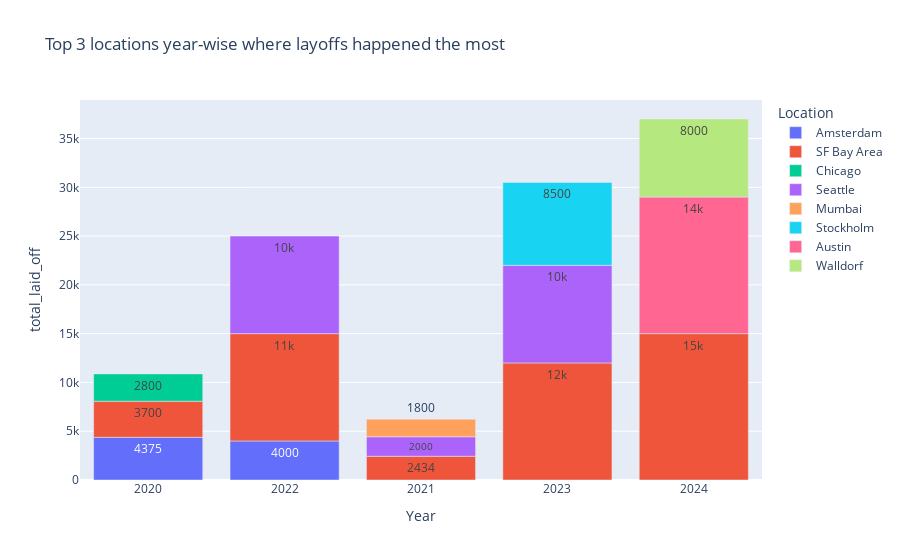

Notebook code cell kept with this figure:
### Code cell
px.bar(top_3_loction_year_wise3,x='Year',y='total_laid_off',color='Location', title='Top 3 locations year-wise where layoffs happened the most',text_auto=True)

### Figure 1 — Plotly figure (JSON) as saved in the notebook; plotly's stock layout.template omitted (floating-point values rounded to 4 significant figures)
{"data": [{"alignmentgroup": "True", "hovertemplate": "Location=Amsterdam<br>Year=%{x}<br>total_laid_off=%{y}<extra></extra>", "legendgroup": "Amsterdam", "marker": {"color": "#636efa", "pattern": {"shape": ""}}, "name": "Amsterdam", "offsetgroup": "Amsterdam", "orientation": "v", "showlegend": true, "textposition": "auto", "texttemplate": "%{y}", "type": "bar", "x": ["2020", "2022"], "xaxis": "x", "y": [4375, 4000], "yaxis": "y"}, {"alignmentgroup": "True", "hovertemplate": "Location=SF Bay Area<br>Year=%{x}<br>total_laid_off=%{y}<extra></extra>", "legendgroup": "SF Bay Area", "marker": {"color": "#EF553B", "pattern": {"shape": ""}}, "name": "SF Bay Area", "offsetgroup": "SF Bay Area", "orientation": "v", "showlegend": true, "textposition": "auto", "texttemplate": "%{y}", "type": "bar", "x": ["2020", "2021", "2022", "2023", "2024"], "xaxis": "x", "y": [3700, 2434, 11000, 12000, 15000], "yaxis": "y"}, {"alignmentgroup": "True", "hovertemplate": "Location=Chicago<br>Year=%{x}<br>total_laid_off=%{y}<extra></extra>", "legendgroup": "Chicago", "marker": {"color": "#00cc96", "pattern": {"shape": ""}}, "name": "Chicago", "offsetgroup": "Chicago", "orientation": "v", "showlegend": true, "textposition": "auto", "texttemplate": "%{y}", "type": "bar", "x": ["2020"], "xaxis": "x", "y": [2800], "yaxis": "y"}, {"alignmentgroup": "True", "hovertemplate": "Location=Seattle<br>Year=%{x}<br>total_laid_off=%{y}<extra></extra>", "legendgroup": "Seattle", "marker": {"color": "#ab63fa", "pattern": {"shape": ""}}, "name": "Seattle", "offsetgroup": "Seattle", "orientation": "v", "showlegend": true, "textposition": "auto", "texttemplate": "%{y}", "type": "bar", "x": ["2021", "2022", "2023"], "xaxis": "x", "y": [2000, 10000, 10000], "yaxis": "y"}, {"alignmentgroup": "True", "hovertemplate": "Location=Mumbai<br>Year=%{x}<br>total_laid_off=%{y}<extra></extra>", "legendgroup": "Mumbai", "marker": {"color": "#FFA15A", "pattern": {"shape": ""}}, "name": "Mumbai", "offsetgroup": "Mumbai", "orientation": "v", "showlegend": true, "textposition": "auto", "texttemplate": "%{y}", "type": "bar", "x": ["2021"], "xaxis": "x", "y": [1800], "yaxis": "y"}, {"alignmentgroup": "True", "hovertemplate": "Location=Stockholm<br>Year=%{x}<br>total_laid_off=%{y}<extra></extra>", "legendgroup": "Stockholm", "marker": {"color": "#19d3f3", "pattern": {"shape": ""}}, "name": "Stockholm", "offsetgroup": "Stockholm", "orientation": "v", "showlegend": true, "textposition": "auto", "texttemplate": "%{y}", "type": "bar", "x": ["2023"], "xaxis": "x", "y": [8500], "yaxis": "y"}, {"alignmentgroup": "True", "hovertemplate": "Location=Austin<br>Year=%{x}<br>total_laid_off=%{y}<extra></extra>", "legendgroup": "Austin", "marker": {"color": "#FF6692", "pattern": {"shape": ""}}, "name": "Austin", "offsetgroup": "Austin", "orientation": "v", "showlegend": true, "textposition": "auto", "texttemplate": "%{y}", "type": "bar", "x": ["2024"], "xaxis": "x", "y": [14000], "yaxis": "y"}, {"alignmentgroup": "True", "hovertemplate": "Location=Walldorf<br>Year=%{x}<br>total_laid_off=%{y}<extra></extra>", "legendgroup": "Walldorf", "marker": {"color": "#B6E880", "pattern": {"shape": ""}}, "name": "Walldorf", "offsetgroup": "Walldorf", "orientation": "v", "showlegend": true, "textposition": "auto", "texttemplate": "%{y}", "type": "bar", "x": ["2024"], "xaxis": "x", "y": [8000], "yaxis": "y"}], "layout": {"barmode": "relative", "legend": {"title": {"text": "Location"}, "tracegroupgap": 0}, "title": {"text": "Top 3 locations year-wise where layoffs happened the most"}, "xaxis": {"anchor": "y", "domain": [0, 1], "title": {"text": "Year"}}, "yaxis": {"anchor": "x", "domain": [0, 1], "title": {"text": "total_laid_off"}}}}
